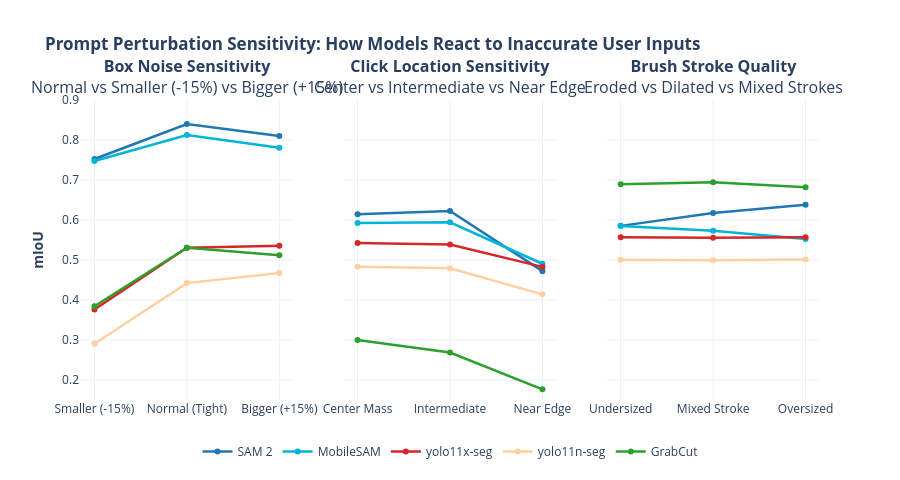

Notebook source saved alongside this figure:
### Code cell
# Detailed 3-Panel Breakdown of Prompt Noise Sensitivity
fig_prompts = make_subplots(
    rows=1, cols=3,
    subplot_titles=(
        "<b>Box Noise Sensitivity</b><br>Normal vs Smaller (-15%) vs Bigger (+15%)",
        "<b>Click Location Sensitivity</b><br>Center vs Intermediate vs Near Edge",
        "<b>Brush Stroke Quality</b><br>Eroded vs Dilated vs Mixed Strokes"
    ),
    shared_yaxes=True
)

# 1. Box Sensitivity
box_df = df[df["prompt_modality"] == "Box"].groupby(["model", "prompt_variant"])["mIoU"].mean().reset_index()
for m in ["SAM 2", "MobileSAM", "yolo11x-seg", "yolo11n-seg", "GrabCut"]:
    sub = box_df[box_df["model"] == m].sort_values(by="prompt_variant", key=lambda x: x.map({"box_smaller": 0, "box_normal": 1, "box_bigger": 2}))
    fig_prompts.add_trace(
        go.Scatter(x=["Smaller (-15%)", "Normal (Tight)", "Bigger (+15%)"], y=sub["mIoU"], mode="lines+markers", name=m, line=dict(color=COLOR_PALETTE[m], width=2.5)),
        row=1, col=1
    )

# 2. Point Sensitivity
pt_df = df[df["prompt_modality"] == "Point"].groupby(["model", "prompt_variant"])["mIoU"].mean().reset_index()
for m in ["SAM 2", "MobileSAM", "yolo11x-seg", "yolo11n-seg", "GrabCut"]:
    sub = pt_df[pt_df["model"] == m].sort_values(by="prompt_variant", key=lambda x: x.map({"point_middle": 0, "point_between": 1, "point_near_edge": 2}))
    fig_prompts.add_trace(
        go.Scatter(x=["Center Mass", "Intermediate", "Near Edge"], y=sub["mIoU"], mode="lines+markers", name=m, line=dict(color=COLOR_PALETTE[m], width=2.5), showlegend=False),
        row=1, col=2
    )

# 3. Brush Sensitivity
br_df = df[df["prompt_modality"] == "Brush"].groupby(["model", "prompt_variant"])["mIoU"].mean().reset_index()
for m in ["SAM 2", "MobileSAM", "yolo11x-seg", "yolo11n-seg", "GrabCut"]:
    sub = br_df[br_df["model"] == m].sort_values(by="prompt_variant", key=lambda x: x.map({"brush_smaller": 0, "brush_mixed": 1, "brush_bigger": 2}))
    fig_prompts.add_trace(
        go.Scatter(x=["Undersized", "Mixed Stroke", "Oversized"], y=sub["mIoU"], mode="lines+markers", name=m, line=dict(color=COLOR_PALETTE[m], width=2.5), showlegend=False),
        row=1, col=3
    )

fig_prompts.update_layout(
    height=480,
    template=PLOTLY_TEMPLATE,
    title="<b>Prompt Perturbation Sensitivity: How Models React to Inaccurate User Inputs</b>",
    legend=dict(orientation="h", yanchor="bottom", y=-0.22, xanchor="center", x=0.5)
)
fig_prompts.update_yaxes(title_text="<b>mIoU</b>", row=1, col=1, range=[0.15, 0.90])
fig_prompts.show()

### Figure 1 — Plotly figure (JSON) as saved in the notebook; plotly's stock layout.template omitted (floating-point values rounded to 4 significant figures)
{"data": [{"line": {"color": "#1f77b4", "width": 2.5}, "mode": "lines+markers", "name": "SAM 2", "type": "scatter", "x": ["Smaller (-15%)", "Normal (Tight)", "Bigger (+15%)"], "xaxis": "x", "y": [0.7524, 0.8401, 0.8099], "yaxis": "y"}, {"line": {"color": "#00b4d8", "width": 2.5}, "mode": "lines+markers", "name": "MobileSAM", "type": "scatter", "x": ["Smaller (-15%)", "Normal (Tight)", "Bigger (+15%)"], "xaxis": "x", "y": [0.7474, 0.8126, 0.7807], "yaxis": "y"}, {"line": {"color": "#d62728", "width": 2.5}, "mode": "lines+markers", "name": "yolo11x-seg", "type": "scatter", "x": ["Smaller (-15%)", "Normal (Tight)", "Bigger (+15%)"], "xaxis": "x", "y": [0.3764, 0.5309, 0.5359], "yaxis": "y"}, {"line": {"color": "#fdd0a2", "width": 2.5}, "mode": "lines+markers", "name": "yolo11n-seg", "type": "scatter", "x": ["Smaller (-15%)", "Normal (Tight)", "Bigger (+15%)"], "xaxis": "x", "y": [0.2907, 0.4422, 0.4672], "yaxis": "y"}, {"line": {"color": "#2ca02c", "width": 2.5}, "mode": "lines+markers", "name": "GrabCut", "type": "scatter", "x": ["Smaller (-15%)", "Normal (Tight)", "Bigger (+15%)"], "xaxis": "x", "y": [0.3842, 0.5307, 0.5116], "yaxis": "y"}, {"line": {"color": "#1f77b4", "width": 2.5}, "mode": "lines+markers", "name": "SAM 2", "showlegend": false, "type": "scatter", "x": ["Center Mass", "Intermediate", "Near Edge"], "xaxis": "x2", "y": [0.6143, 0.6225, 0.4722], "yaxis": "y2"}, {"line": {"color": "#00b4d8", "width": 2.5}, "mode": "lines+markers", "name": "MobileSAM", "showlegend": false, "type": "scatter", "x": ["Center Mass", "Intermediate", "Near Edge"], "xaxis": "x2", "y": [0.5926, 0.5944, 0.4906], "yaxis": "y2"}, {"line": {"color": "#d62728", "width": 2.5}, "mode": "lines+markers", "name": "yolo11x-seg", "showlegend": false, "type": "scatter", "x": ["Center Mass", "Intermediate", "Near Edge"], "xaxis": "x2", "y": [0.5427, 0.5385, 0.4827], "yaxis": "y2"}, {"line": {"color": "#fdd0a2", "width": 2.5}, "mode": "lines+markers", "name": "yolo11n-seg", "showlegend": false, "type": "scatter", "x": ["Center Mass", "Intermediate", "Near Edge"], "xaxis": "x2", "y": [0.4834, 0.4791, 0.4141], "yaxis": "y2"}, {"line": {"color": "#2ca02c", "width": 2.5}, "mode": "lines+markers", "name": "GrabCut", "showlegend": false, "type": "scatter", "x": ["Center Mass", "Intermediate", "Near Edge"], "xaxis": "x2", "y": [0.2998, 0.2687, 0.1768], "yaxis": "y2"}, {"line": {"color": "#1f77b4", "width": 2.5}, "mode": "lines+markers", "name": "SAM 2", "showlegend": false, "type": "scatter", "x": ["Undersized", "Mixed Stroke", "Oversized"], "xaxis": "x3", "y": [0.5853, 0.6173, 0.6382], "yaxis": "y3"}, {"line": {"color": "#00b4d8", "width": 2.5}, "mode": "lines+markers", "name": "MobileSAM", "showlegend": false, "type": "scatter", "x": ["Undersized", "Mixed Stroke", "Oversized"], "xaxis": "x3", "y": [0.585, 0.573, 0.5526], "yaxis": "y3"}, {"line": {"color": "#d62728", "width": 2.5}, "mode": "lines+markers", "name": "yolo11x-seg", "showlegend": false, "type": "scatter", "x": ["Undersized", "Mixed Stroke", "Oversized"], "xaxis": "x3", "y": [0.5568, 0.5558, 0.5568], "yaxis": "y3"}, {"line": {"color": "#fdd0a2", "width": 2.5}, "mode": "lines+markers", "name": "yolo11n-seg", "showlegend": false, "type": "scatter", "x": ["Undersized", "Mixed Stroke", "Oversized"], "xaxis": "x3", "y": [0.5004, 0.4994, 0.5011], "yaxis": "y3"}, {"line": {"color": "#2ca02c", "width": 2.5}, "mode": "lines+markers", "name": "GrabCut", "showlegend": false, "type": "scatter", "x": ["Undersized", "Mixed Stroke", "Oversized"], "xaxis": "x3", "y": [0.6895, 0.6945, 0.6818], "yaxis": "y3"}], "layout": {"annotations": [{"font": {"size": 16}, "showarrow": false, "text": "<b>Box Noise Sensitivity</b><br>Normal vs Smaller (-15%) vs Bigger (+15%)", "x": 0.1444, "xanchor": "center", "xref": "paper", "y": 1, "yanchor": "bottom", "yref": "paper"}, {"font": {"size": 16}, "showarrow": false, "text": "<b>Click Location Sensitivity</b><br>Center vs Intermediate vs Near Edge", "x": 0.5, "xanchor": "center", "xref": "paper", "y": 1, "yanchor": "bottom", "yref": "paper"}, {"font": {"size": 16}, "showarrow": false, "text": "<b>Brush Stroke Quality</b><br>Eroded vs Dilated vs Mixed Strokes", "x": 0.8556, "xanchor": "center", "xref": "paper", "y": 1, "yanchor": "bottom", "yref": "paper"}], "height": 480, "legend": {"orientation": "h", "x": 0.5, "xanchor": "center", "y": -0.22, "yanchor": "bottom"}, "title": {"text": "<b>Prompt Perturbation Sensitivity: How Models React to Inaccurate User Inputs</b>"}, "xaxis": {"anchor": "y", "domain": [0, 0.2889]}, "xaxis2": {"anchor": "y2", "domain": [0.3556, 0.6444]}, "xaxis3": {"anchor": "y3", "domain": [0.7111, 1]}, "yaxis": {"anchor": "x", "domain": [0, 1], "range": [0.15, 0.9], "title": {"text": "<b>mIoU</b>"}}, "yaxis2": {"anchor": "x2", "domain": [0, 1], "matches": "y", "showticklabels": false}, "yaxis3": {"anchor": "x3", "domain": [0, 1], "matches": "y", "showticklabels": false}}}
